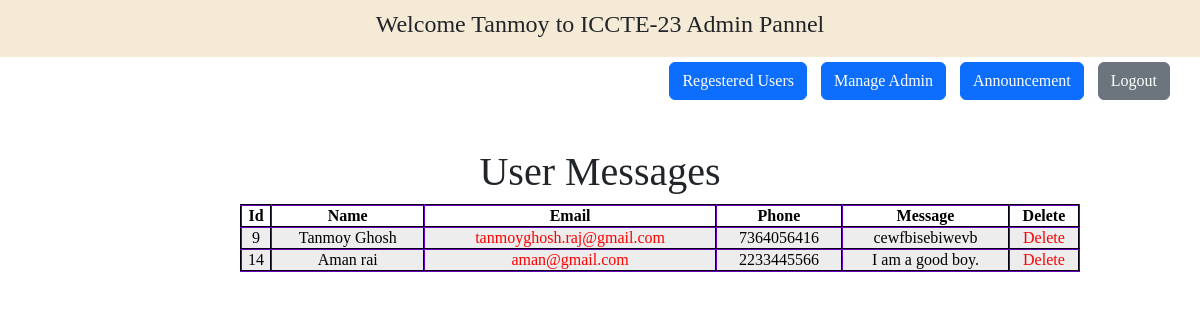
/conferance/signup/home.php (signed in), run on the app's committed database.
### tables this page shows
CREATE TABLE `contact` (
  `id` int(255) NOT NULL,
  `Fname` varchar(50) NOT NULL,
  `Lname` varchar(50) NOT NULL,
  `Email` varchar(50) NOT NULL,
  `Phone` varchar(13) NOT NULL,
  `Message` varchar(255) NOT NULL
);

### conferance/signup/home.php (the view, shortened to what this page needs)
<?php
include 'contact/conn.php';
if (isset($_SESSION["username"])) {
    $username = $_SESSION["username"];
} else {
    session_write_close();
    $url = "./index.php";
    header("Location: $url");
}
?>
<HTML>
<HEAD>
<link href="https://cdn.jsdelivr.net/npm/bootstrap@5.2.3/dist/css/bootstrap.min.css" rel="stylesheet">
<link rel="stylesheet" href="assets/css/style.css">
</HEAD>
<BODY>
	<div class="phppot-container" >
		<div class="page-content jumbotron" style="  background-color:#F4EAD5;">
             <h4>Welcome  <?php echo $username;?> to ICCTE-23 Admin Pannel</h4>
        </div>
       <div class="bt">
       <button type="button" class="btn btn-Primary"><a href="reguser.php" style="color:white">Regestered Users</a></button>
        <button type="button" class="btn btn-primary"><a href="madmin.php" style="color:white">Manage Admin</a></button>
        <button type="button" class="btn btn-primary"><a href="ann.php" style="color:white">Announcement</a></button>
        <button type="button" class="btn btn-secondary"><a href="logout.php" style="color:white">Logout</a></button><br>
       </div>
	</div>
    <br><br>
    <h1>User Messages</h1>
    <div class ="table">
<table class="GeneratedTable">
  <thead>
    <tr>
      <th>Id</th>
      <th>Name</th>
      <th>Email</th>
      <th>Phone</th>
      <th>Message</th>
      <th>Delete</th>
    </tr>
  </thead>
    <?php
        $q = "Select * from contact";
        $query = mysqli_query($conn,$q);
        while ($res = mysqli_fetch_array($query)) {
    ?>
  <tbody>
    <tr>
      <td> <?php echo $res['id']; ?> </td>
      <td> <?php echo $res['Fname']; ?> <?php echo $res['Lname']; ?> </td>
      <td> <a href="mailto:abc@gmail.com"><?php echo $res['Email']; ?></a></td>
      <td> <?php echo $res['Phone']; ?> </td>
      <td> <?php echo $res['Message']; ?></td>
      <td><a href="delete.php?id=<?php echo $res['id']; ?>">Delete</a></td>
    </tr>
    <?php
        }
    ?>
  </tbody>
</table>
    </div>
</BODY>
</HTML>

### conferance/signup/assets/css/style.css (style rules this page uses)
* { font-family: "Poppins"; list-style: none; text-decoration: none; margin: 0; padding: 0; box-sizing: border-box; }
:root { --clr: #222327; }

### conferance/signup/home.php (style rules this page uses)
.jumbotron { padding:10px; justify-content: center; text-align: center ; t }
.phppot-container a { text-decoration: none; }
.phppot-container button { margin-left: 10px; margin-top: 5px; }
.bt { text-align:right; margin-right:30px; }
table.GeneratedTable { width: 70%; background-color: #ededed; border-collapse: collapse; border-width: 2px; border-color: #360368; border-style: outset; color: #000000; margin-left: 20%; }
table.GeneratedTable td, table.GeneratedTable th { border-width: 2px; border-color: #360368; border-style: outset; padding: 1px; }
table.GeneratedTable thead { background-color: #ffffff; }
.table { text-align: center; }
h1 { text-align:center; }
tbody tr td a { color: red; text-decoration: none ; }
.GeneratedTable { text-align:center; }

### data on the page
contact: id "9", Fname "Tanmoy", Lname "Ghosh", Email "tanmoyghosh.raj@gmail.com", Phone "7364056416", Message "cewfbisebiwevb"
contact: id "14", Fname "Aman", Lname "rai", Email "aman@gmail.com", Phone "2233445566", Message "I am a good boy."

### other printed values
$username "Tanmoy"
